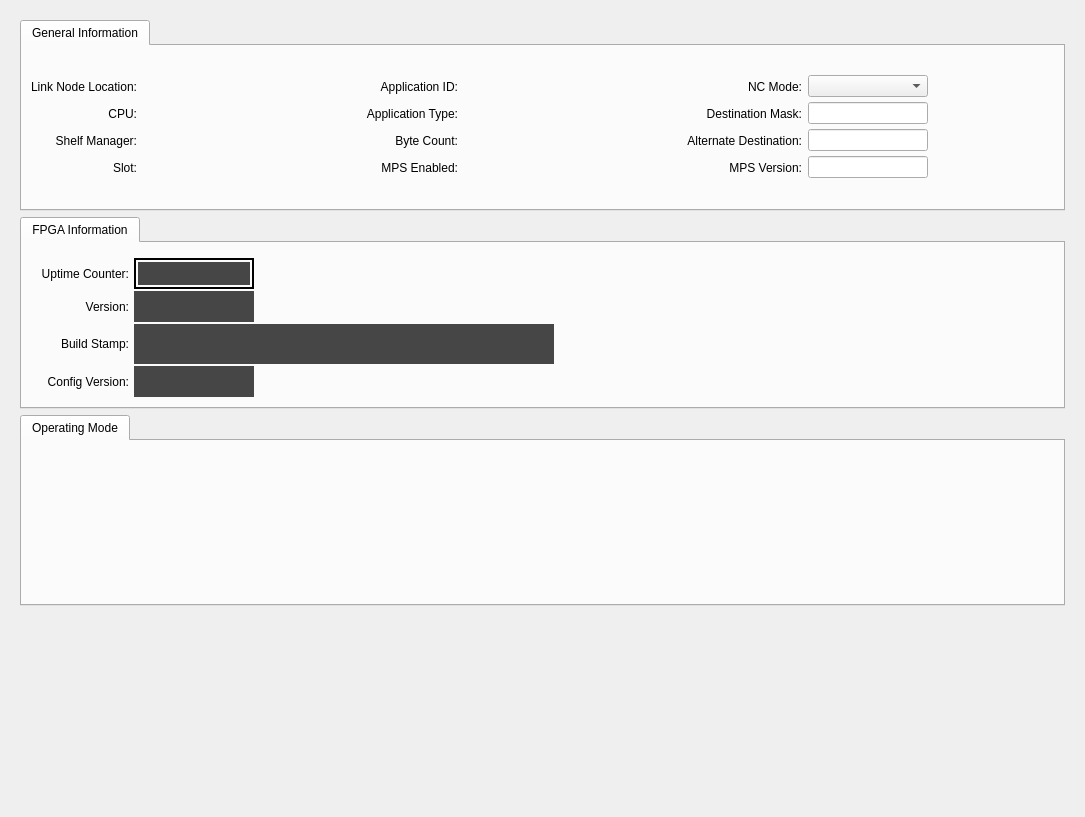
<?xml version="1.0" encoding="UTF-8"?>
<ui version="4.0">
 <class>Form</class>
 <widget class="QWidget" name="Form">
  <property name="geometry">
   <rect>
    <x>0</x>
    <y>0</y>
    <width>1085</width>
    <height>817</height>
   </rect>
  </property>
  <property name="windowTitle">
   <string>Form</string>
  </property>
  <property name="styleSheet">
   <string notr="true"/>
  </property>
  <layout class="QVBoxLayout" name="verticalLayout_2">
   <item>
    <widget class="QScrollArea" name="scrollArea">
     <property name="frameShape">
      <enum>QFrame::NoFrame</enum>
     </property>
     <property name="widgetResizable">
      <bool>true</bool>
     </property>
     <widget class="QWidget" name="scrollAreaWidgetContents">
      <property name="geometry">
       <rect>
        <x>0</x>
        <y>0</y>
        <width>1067</width>
        <height>799</height>
       </rect>
      </property>
      <layout class="QVBoxLayout" name="verticalLayout_3">
       <item>
        <layout class="QVBoxLayout" name="verticalLayout">
         <item>
          <widget class="QTabWidget" name="tabWidget_12">
           <property name="currentIndex">
            <number>0</number>
           </property>
           <widget class="QWidget" name="tab_23">
            <attribute name="title">
             <string>General Information</string>
            </attribute>
            <layout class="QGridLayout" name="gridLayout_55">
             <item row="0" column="0">
              <layout class="QGridLayout" name="gridLayout_54">
               <property name="verticalSpacing">
                <number>2</number>
               </property>
               <item row="2" column="6">
                <widget class="QLabel" name="label_10">
                 <property name="text">
                  <string>Alternate Destination:</string>
                 </property>
                 <property name="alignment">
                  <set>Qt::AlignRight|Qt::AlignTrailing|Qt::AlignVCenter</set>
                 </property>
                </widget>
               </item>
               <item row="3" column="8">
                <widget class="PyDMLabel" name="PyDMLabel_11">
                 <property name="minimumSize">
                  <size>
                   <width>120</width>
                   <height>25</height>
                  </size>
                 </property>
                 <property name="toolTip">
                  <string/>
                 </property>
                 <property name="alignment">
                  <set>Qt::AlignCenter</set>
                 </property>
                 <property name="alarmSensitiveContent" stdset="0">
                  <bool>true</bool>
                 </property>
                 <property name="channel" stdset="0">
                  <string>ca://${P}:MPS_VER_RBV</string>
                 </property>
                </widget>
               </item>
               <item row="1" column="6">
                <widget class="QLabel" name="label_9">
                 <property name="text">
                  <string>Destination Mask:</string>
                 </property>
                 <property name="alignment">
                  <set>Qt::AlignRight|Qt::AlignTrailing|Qt::AlignVCenter</set>
                 </property>
                </widget>
               </item>
               <item row="3" column="7">
                <widget class="PyDMLineEdit" name="PyDMLineEdit_3">
                 <property name="minimumSize">
                  <size>
                   <width>120</width>
                   <height>0</height>
                  </size>
                 </property>
                 <property name="toolTip">
                  <string/>
                 </property>
                 <property name="alignment">
                  <set>Qt::AlignCenter</set>
                 </property>
                 <property name="channel" stdset="0">
                  <string>ca://${P}:MPS_VER</string>
                 </property>
                </widget>
               </item>
               <item row="2" column="7">
                <widget class="PyDMLineEdit" name="PyDMLineEdit_2">
                 <property name="minimumSize">
                  <size>
                   <width>120</width>
                   <height>0</height>
                  </size>
                 </property>
                 <property name="toolTip">
                  <string/>
                 </property>
                 <property name="alignment">
                  <set>Qt::AlignCenter</set>
                 </property>
                 <property name="channel" stdset="0">
                  <string>ca://${P}:ALT_DEST_MASK</string>
                 </property>
                </widget>
               </item>
               <item row="1" column="0">
                <widget class="QLabel" name="label_105">
                 <property name="text">
                  <string>CPU:</string>
                 </property>
                 <property name="alignment">
                  <set>Qt::AlignRight|Qt::AlignTrailing|Qt::AlignVCenter</set>
                 </property>
                </widget>
               </item>
               <item row="3" column="3">
                <widget class="QLabel" name="label_7">
                 <property name="text">
                  <string>MPS Enabled:</string>
                 </property>
                 <property name="alignment">
                  <set>Qt::AlignRight|Qt::AlignTrailing|Qt::AlignVCenter</set>
                 </property>
                </widget>
               </item>
               <item row="2" column="4">
                <widget class="PyDMLabel" name="PyDMLabel_6">
                 <property name="minimumSize">
                  <size>
                   <width>120</width>
                   <height>25</height>
                  </size>
                 </property>
                 <property name="toolTip">
                  <string/>
                 </property>
                 <property name="alignment">
                  <set>Qt::AlignCenter</set>
                 </property>
                 <property name="alarmSensitiveContent" stdset="0">
                  <bool>true</bool>
                 </property>
                 <property name="channel" stdset="0">
                  <string>ca://${P}:BYTE_COUNT</string>
                 </property>
                </widget>
               </item>
               <item row="3" column="6">
                <widget class="QLabel" name="label_11">
                 <property name="text">
                  <string>MPS Version:</string>
                 </property>
                 <property name="alignment">
                  <set>Qt::AlignRight|Qt::AlignTrailing|Qt::AlignVCenter</set>
                 </property>
                </widget>
               </item>
               <item row="3" column="0">
                <widget class="QLabel" name="label_107">
                 <property name="text">
                  <string>Slot:</string>
                 </property>
                 <property name="alignment">
                  <set>Qt::AlignRight|Qt::AlignTrailing|Qt::AlignVCenter</set>
                 </property>
                </widget>
               </item>
               <item row="0" column="3">
                <widget class="QLabel" name="label">
                 <property name="text">
                  <string>Application ID:</string>
                 </property>
                 <property name="alignment">
                  <set>Qt::AlignRight|Qt::AlignTrailing|Qt::AlignVCenter</set>
                 </property>
                </widget>
               </item>
               <item row="1" column="1">
                <widget class="PyDMLabel" name="PyDMLabel_119">
                 <property name="minimumSize">
                  <size>
                   <width>120</width>
                   <height>25</height>
                  </size>
                 </property>
                 <property name="toolTip">
                  <string/>
                 </property>
                 <property name="alignment">
                  <set>Qt::AlignCenter</set>
                 </property>
                 <property name="alarmSensitiveContent" stdset="0">
                  <bool>true</bool>
                 </property>
                 <property name="channel" stdset="0">
                  <string>ca://${P}:LN_CPU_NAME</string>
                 </property>
                </widget>
               </item>
               <item row="0" column="6">
                <widget class="QLabel" name="label_8">
                 <property name="text">
                  <string>NC Mode:</string>
                 </property>
                 <property name="alignment">
                  <set>Qt::AlignRight|Qt::AlignTrailing|Qt::AlignVCenter</set>
                 </property>
                </widget>
               </item>
               <item row="1" column="8">
                <widget class="PyDMLabel" name="PyDMLabel_9">
                 <property name="minimumSize">
                  <size>
                   <width>120</width>
                   <height>25</height>
                  </size>
                 </property>
                 <property name="toolTip">
                  <string/>
                 </property>
                 <property name="alignment">
                  <set>Qt::AlignCenter</set>
                 </property>
                 <property name="alarmSensitiveContent" stdset="0">
                  <bool>true</bool>
                 </property>
                 <property name="channel" stdset="0">
                  <string>ca://${P}:BEAM_DEST_MASK_RBV</string>
                 </property>
                </widget>
               </item>
               <item row="0" column="1">
                <widget class="PyDMLabel" name="PyDMLabel_118">
                 <property name="minimumSize">
                  <size>
                   <width>120</width>
                   <height>25</height>
                  </size>
                 </property>
                 <property name="toolTip">
                  <string/>
                 </property>
                 <property name="alignment">
                  <set>Qt::AlignCenter</set>
                 </property>
                 <property name="alarmSensitiveContent" stdset="0">
                  <bool>true</bool>
                 </property>
                 <property name="channel" stdset="0">
                  <string>${P}:LN_LOCATION</string>
                 </property>
                </widget>
               </item>
               <item row="0" column="0">
                <widget class="QLabel" name="label_104">
                 <property name="text">
                  <string>Link Node Location:</string>
                 </property>
                 <property name="alignment">
                  <set>Qt::AlignRight|Qt::AlignTrailing|Qt::AlignVCenter</set>
                 </property>
                </widget>
               </item>
               <item row="0" column="7">
                <widget class="PyDMEnumComboBox" name="PyDMEnumComboBox">
                 <property name="minimumSize">
                  <size>
                   <width>120</width>
                   <height>0</height>
                  </size>
                 </property>
                 <property name="toolTip">
                  <string/>
                 </property>
                 <property name="channel" stdset="0">
                  <string>ca://${P}:LC1_MODE</string>
                 </property>
                </widget>
               </item>
               <item row="1" column="4">
                <widget class="PyDMLabel" name="PyDMLabel_5">
                 <property name="minimumSize">
                  <size>
                   <width>120</width>
                   <height>25</height>
                  </size>
                 </property>
                 <property name="toolTip">
                  <string/>
                 </property>
                 <property name="alignment">
                  <set>Qt::AlignCenter</set>
                 </property>
                 <property name="showUnits" stdset="0">
                  <bool>true</bool>
                 </property>
                 <property name="alarmSensitiveContent" stdset="0">
                  <bool>true</bool>
                 </property>
                 <property name="channel" stdset="0">
                  <string>ca://${P}:APP_TYPE</string>
                 </property>
                 <property name="displayFormat" stdset="0">
                  <enum>PyDMLabel::String</enum>
                 </property>
                </widget>
               </item>
               <item row="2" column="8">
                <widget class="PyDMLabel" name="PyDMLabel_10">
                 <property name="minimumSize">
                  <size>
                   <width>120</width>
                   <height>25</height>
                  </size>
                 </property>
                 <property name="toolTip">
                  <string/>
                 </property>
                 <property name="alignment">
                  <set>Qt::AlignCenter</set>
                 </property>
                 <property name="alarmSensitiveContent" stdset="0">
                  <bool>true</bool>
                 </property>
                 <property name="channel" stdset="0">
                  <string>ca://${P}:ALT_DEST_MASK_RBV</string>
                 </property>
                </widget>
               </item>
               <item row="3" column="1">
                <widget class="PyDMLabel" name="PyDMLabel_121">
                 <property name="minimumSize">
                  <size>
                   <width>120</width>
                   <height>25</height>
                  </size>
                 </property>
                 <property name="toolTip">
                  <string/>
                 </property>
                 <property name="alignment">
                  <set>Qt::AlignCenter</set>
                 </property>
                 <property name="alarmSensitiveContent" stdset="0">
                  <bool>true</bool>
                 </property>
                 <property name="channel" stdset="0">
                  <string>ca://${P}:SLOT</string>
                 </property>
                </widget>
               </item>
               <item row="0" column="2">
                <spacer name="horizontalSpacer_4">
                 <property name="orientation">
                  <enum>Qt::Horizontal</enum>
                 </property>
                 <property name="sizeHint" stdset="0">
                  <size>
                   <width>40</width>
                   <height>20</height>
                  </size>
                 </property>
                </spacer>
               </item>
               <item row="0" column="4">
                <widget class="PyDMLabel" name="PyDMLabel_4">
                 <property name="minimumSize">
                  <size>
                   <width>120</width>
                   <height>25</height>
                  </size>
                 </property>
                 <property name="toolTip">
                  <string/>
                 </property>
                 <property name="alignment">
                  <set>Qt::AlignCenter</set>
                 </property>
                 <property name="alarmSensitiveContent" stdset="0">
                  <bool>true</bool>
                 </property>
                 <property name="channel" stdset="0">
                  <string>ca://${P}:APP_ID</string>
                 </property>
                </widget>
               </item>
               <item row="1" column="7">
                <widget class="PyDMLineEdit" name="PyDMLineEdit">
                 <property name="minimumSize">
                  <size>
                   <width>120</width>
                   <height>0</height>
                  </size>
                 </property>
                 <property name="toolTip">
                  <string/>
                 </property>
                 <property name="alignment">
                  <set>Qt::AlignCenter</set>
                 </property>
                 <property name="channel" stdset="0">
                  <string>ca://${P}:BEAM_DEST_MASK</string>
                 </property>
                </widget>
               </item>
               <item row="2" column="0">
                <widget class="QLabel" name="label_106">
                 <property name="text">
                  <string>Shelf Manager:</string>
                 </property>
                 <property name="alignment">
                  <set>Qt::AlignRight|Qt::AlignTrailing|Qt::AlignVCenter</set>
                 </property>
                </widget>
               </item>
               <item row="3" column="4">
                <widget class="PyDMLabel" name="PyDMLabel_7">
                 <property name="minimumSize">
                  <size>
                   <width>120</width>
                   <height>25</height>
                  </size>
                 </property>
                 <property name="toolTip">
                  <string/>
                 </property>
                 <property name="alignment">
                  <set>Qt::AlignCenter</set>
                 </property>
                 <property name="alarmSensitiveContent" stdset="0">
                  <bool>true</bool>
                 </property>
                 <property name="channel" stdset="0">
                  <string>ca://${P}:MPS_EN_RBV</string>
                 </property>
                </widget>
               </item>
               <item row="0" column="8">
                <widget class="PyDMLabel" name="PyDMLabel_8">
                 <property name="minimumSize">
                  <size>
                   <width>120</width>
                   <height>25</height>
                  </size>
                 </property>
                 <property name="toolTip">
                  <string/>
                 </property>
                 <property name="alignment">
                  <set>Qt::AlignCenter</set>
                 </property>
                 <property name="alarmSensitiveContent" stdset="0">
                  <bool>true</bool>
                 </property>
                 <property name="channel" stdset="0">
                  <string>ca://${P}:LC1_MODE_RBV</string>
                 </property>
                </widget>
               </item>
               <item row="1" column="3">
                <widget class="QLabel" name="label_2">
                 <property name="text">
                  <string>Application Type:</string>
                 </property>
                 <property name="alignment">
                  <set>Qt::AlignRight|Qt::AlignTrailing|Qt::AlignVCenter</set>
                 </property>
                </widget>
               </item>
               <item row="2" column="1">
                <widget class="PyDMLabel" name="PyDMLabel_120">
                 <property name="minimumSize">
                  <size>
                   <width>120</width>
                   <height>25</height>
                  </size>
                 </property>
                 <property name="toolTip">
                  <string/>
                 </property>
                 <property name="alignment">
                  <set>Qt::AlignCenter</set>
                 </property>
                 <property name="alarmSensitiveContent" stdset="0">
                  <bool>true</bool>
                 </property>
                 <property name="channel" stdset="0">
                  <string>ca://${P}:LN_SHM_NAME</string>
                 </property>
                </widget>
               </item>
               <item row="2" column="3">
                <widget class="QLabel" name="label_6">
                 <property name="text">
                  <string>Byte Count:</string>
                 </property>
                 <property name="alignment">
                  <set>Qt::AlignRight|Qt::AlignTrailing|Qt::AlignVCenter</set>
                 </property>
                </widget>
               </item>
               <item row="0" column="5">
                <spacer name="horizontalSpacer_3">
                 <property name="orientation">
                  <enum>Qt::Horizontal</enum>
                 </property>
                 <property name="sizeHint" stdset="0">
                  <size>
                   <width>40</width>
                   <height>20</height>
                  </size>
                 </property>
                </spacer>
               </item>
              </layout>
             </item>
            </layout>
           </widget>
          </widget>
         </item>
         <item>
          <widget class="PyDMTabWidget" name="PyDMTabWidget">
           <property name="toolTip">
            <string/>
           </property>
           <property name="whatsThis">
            <string/>
           </property>
           <property name="alarmChannels">
            <stringlist>
             <string></string>
            </stringlist>
           </property>
           <widget class="QWidget" name="tab">
            <attribute name="title">
             <string>FPGA Information</string>
            </attribute>
            <layout class="QGridLayout" name="gridLayout_2">
             <property name="topMargin">
              <number>15</number>
             </property>
             <property name="bottomMargin">
              <number>10</number>
             </property>
             <item row="0" column="1">
              <spacer name="horizontalSpacer">
               <property name="orientation">
                <enum>Qt::Horizontal</enum>
               </property>
               <property name="sizeHint" stdset="0">
                <size>
                 <width>40</width>
                 <height>20</height>
                </size>
               </property>
              </spacer>
             </item>
             <item row="0" column="0">
              <layout class="QGridLayout" name="gridLayout">
               <property name="leftMargin">
                <number>10</number>
               </property>
               <property name="rightMargin">
                <number>5</number>
               </property>
               <property name="horizontalSpacing">
                <number>5</number>
               </property>
               <property name="verticalSpacing">
                <number>2</number>
               </property>
               <item row="2" column="0">
                <widget class="QLabel" name="label_5">
                 <property name="text">
                  <string>Build Stamp:</string>
                 </property>
                 <property name="alignment">
                  <set>Qt::AlignRight|Qt::AlignTrailing|Qt::AlignVCenter</set>
                 </property>
                </widget>
               </item>
               <item row="3" column="1">
                <widget class="PyDMLabel" name="PyDMLabel_12">
                 <property name="minimumSize">
                  <size>
                   <width>0</width>
                   <height>25</height>
                  </size>
                 </property>
                 <property name="maximumSize">
                  <size>
                   <width>120</width>
                   <height>16777215</height>
                  </size>
                 </property>
                 <property name="toolTip">
                  <string/>
                 </property>
                 <property name="styleSheet">
                  <string notr="true">color: rgb(12, 255, 68);
background-color: rgb(70, 70, 70);</string>
                 </property>
                 <property name="alignment">
                  <set>Qt::AlignCenter</set>
                 </property>
                 <property name="channel" stdset="0">
                  <string>ca://${P}:CONFIG_VERSION</string>
                 </property>
                </widget>
               </item>
               <item row="2" column="1">
                <widget class="PyDMLabel" name="PyDMLabel_3">
                 <property name="minimumSize">
                  <size>
                   <width>420</width>
                   <height>40</height>
                  </size>
                 </property>
                 <property name="toolTip">
                  <string/>
                 </property>
                 <property name="styleSheet">
                  <string notr="true">color: rgb(12, 255, 68);
background-color: rgb(70, 70, 70);</string>
                 </property>
                 <property name="alignment">
                  <set>Qt::AlignCenter</set>
                 </property>
                 <property name="wordWrap">
                  <bool>true</bool>
                 </property>
                 <property name="rules" stdset="0">
                  <string>[]</string>
                 </property>
                 <property name="precision" stdset="0">
                  <number>0</number>
                 </property>
                 <property name="precisionFromPV" stdset="0">
                  <bool>true</bool>
                 </property>
                 <property name="channel" stdset="0">
                  <string notr="true">ca://${P}:FPGA_BUILDSTAMP</string>
                 </property>
                 <property name="displayFormat" stdset="0">
                  <enum>PyDMLabel::String</enum>
                 </property>
                </widget>
               </item>
               <item row="3" column="0">
                <widget class="QLabel" name="label_12">
                 <property name="text">
                  <string>Config Version:</string>
                 </property>
                 <property name="alignment">
                  <set>Qt::AlignRight|Qt::AlignTrailing|Qt::AlignVCenter</set>
                 </property>
                </widget>
               </item>
               <item row="0" column="1">
                <widget class="PyDMFrame" name="PyDMFrame">
                 <property name="minimumSize">
                  <size>
                   <width>0</width>
                   <height>25</height>
                  </size>
                 </property>
                 <property name="maximumSize">
                  <size>
                   <width>120</width>
                   <height>16777215</height>
                  </size>
                 </property>
                 <property name="toolTip">
                  <string/>
                 </property>
                 <property name="frameShape">
                  <enum>QFrame::Box</enum>
                 </property>
                 <property name="lineWidth">
                  <number>2</number>
                 </property>
                 <property name="alarmSensitiveBorder" stdset="0">
                  <bool>true</bool>
                 </property>
                 <property name="channel" stdset="0">
                  <string>ca://${P}:FPGA_UPTIMECNT_WDOG</string>
                 </property>
                 <layout class="QGridLayout" name="gridLayout_6">
                  <property name="leftMargin">
                   <number>2</number>
                  </property>
                  <property name="topMargin">
                   <number>2</number>
                  </property>
                  <property name="rightMargin">
                   <number>2</number>
                  </property>
                  <property name="bottomMargin">
                   <number>2</number>
                  </property>
                  <item row="0" column="0">
                   <layout class="QGridLayout" name="gridLayout_5">
                    <item row="0" column="0">
                     <widget class="PyDMLabel" name="PyDMLabel">
                      <property name="minimumSize">
                       <size>
                        <width>0</width>
                        <height>21</height>
                       </size>
                      </property>
                      <property name="maximumSize">
                       <size>
                        <width>116</width>
                        <height>16777215</height>
                       </size>
                      </property>
                      <property name="toolTip">
                       <string/>
                      </property>
                      <property name="styleSheet">
                       <string notr="true">color: rgb(12, 255, 68);
background-color: rgb(70, 70, 70);</string>
                      </property>
                      <property name="alignment">
                       <set>Qt::AlignCenter</set>
                      </property>
                      <property name="channel" stdset="0">
                       <string>ca://${P}:FPGA_UPTIMECNT</string>
                      </property>
                     </widget>
                    </item>
                   </layout>
                  </item>
                 </layout>
                </widget>
               </item>
               <item row="1" column="0">
                <widget class="QLabel" name="label_4">
                 <property name="text">
                  <string>Version:</string>
                 </property>
                 <property name="alignment">
                  <set>Qt::AlignRight|Qt::AlignTrailing|Qt::AlignVCenter</set>
                 </property>
                </widget>
               </item>
               <item row="0" column="0">
                <widget class="QLabel" name="label_3">
                 <property name="text">
                  <string>Uptime Counter:</string>
                 </property>
                 <property name="alignment">
                  <set>Qt::AlignRight|Qt::AlignTrailing|Qt::AlignVCenter</set>
                 </property>
                </widget>
               </item>
               <item row="1" column="1">
                <widget class="PyDMLabel" name="PyDMLabel_2">
                 <property name="minimumSize">
                  <size>
                   <width>0</width>
                   <height>25</height>
                  </size>
                 </property>
                 <property name="maximumSize">
                  <size>
                   <width>120</width>
                   <height>16777215</height>
                  </size>
                 </property>
                 <property name="toolTip">
                  <string/>
                 </property>
                 <property name="styleSheet">
                  <string notr="true">color: rgb(12, 255, 68);
background-color: rgb(70, 70, 70);</string>
                 </property>
                 <property name="alignment">
                  <set>Qt::AlignCenter</set>
                 </property>
                 <property name="channel" stdset="0">
                  <string>ca://${P}:FPGA_VER</string>
                 </property>
                 <property name="displayFormat" stdset="0">
                  <enum>PyDMLabel::Hex</enum>
                 </property>
                </widget>
               </item>
              </layout>
             </item>
            </layout>
           </widget>
          </widget>
         </item>
         <item>
          <widget class="PyDMTabWidget" name="PyDMTabWidget_2">
           <property name="toolTip">
            <string/>
           </property>
           <property name="whatsThis">
            <string/>
           </property>
           <property name="alarmChannels">
            <stringlist>
             <string></string>
            </stringlist>
           </property>
           <widget class="QWidget" name="tab_2">
            <attribute name="title">
             <string>Operating Mode</string>
            </attribute>
            <layout class="QGridLayout" name="gridLayout_4">
             <item row="0" column="0">
              <layout class="QGridLayout" name="gridLayout_3">
               <item row="0" column="0">
                <widget class="PyDMEmbeddedDisplay" name="PyDMEmbeddedDisplay">
                 <property name="toolTip">
                  <string/>
                 </property>
                 <property name="frameShape">
                  <enum>QFrame::NoFrame</enum>
                 </property>
                 <property name="filename" stdset="0">
                  <string>$PYDM/mps/mode_embed.ui</string>
                 </property>
                </widget>
               </item>
               <item row="0" column="1">
                <spacer name="horizontalSpacer_2">
                 <property name="orientation">
                  <enum>Qt::Horizontal</enum>
                 </property>
                 <property name="sizeHint" stdset="0">
                  <size>
                   <width>40</width>
                   <height>20</height>
                  </size>
                 </property>
                </spacer>
               </item>
              </layout>
             </item>
            </layout>
           </widget>
          </widget>
         </item>
         <item>
          <spacer name="verticalSpacer">
           <property name="orientation">
            <enum>Qt::Vertical</enum>
           </property>
           <property name="sizeHint" stdset="0">
            <size>
             <width>20</width>
             <height>40</height>
            </size>
           </property>
          </spacer>
         </item>
        </layout>
       </item>
      </layout>
     </widget>
    </widget>
   </item>
  </layout>
 </widget>
 <customwidgets>
  <customwidget>
   <class>PyDMTabWidget</class>
   <extends>QTabWidget</extends>
   <header>pydm.widgets.tab_bar</header>
  </customwidget>
  <customwidget>
   <class>PyDMLabel</class>
   <extends>QLabel</extends>
   <header>pydm.widgets.label</header>
  </customwidget>
  <customwidget>
   <class>PyDMEmbeddedDisplay</class>
   <extends>QFrame</extends>
   <header>pydm.widgets.embedded_display</header>
  </customwidget>
  <customwidget>
   <class>PyDMEnumComboBox</class>
   <extends>QComboBox</extends>
   <header>pydm.widgets.enum_combo_box</header>
  </customwidget>
  <customwidget>
   <class>PyDMFrame</class>
   <extends>QFrame</extends>
   <header>pydm.widgets.frame</header>
   <container>1</container>
  </customwidget>
  <customwidget>
   <class>PyDMLineEdit</class>
   <extends>QLineEdit</extends>
   <header>pydm.widgets.line_edit</header>
  </customwidget>
 </customwidgets>
 <resources/>
 <connections/>
</ui>
